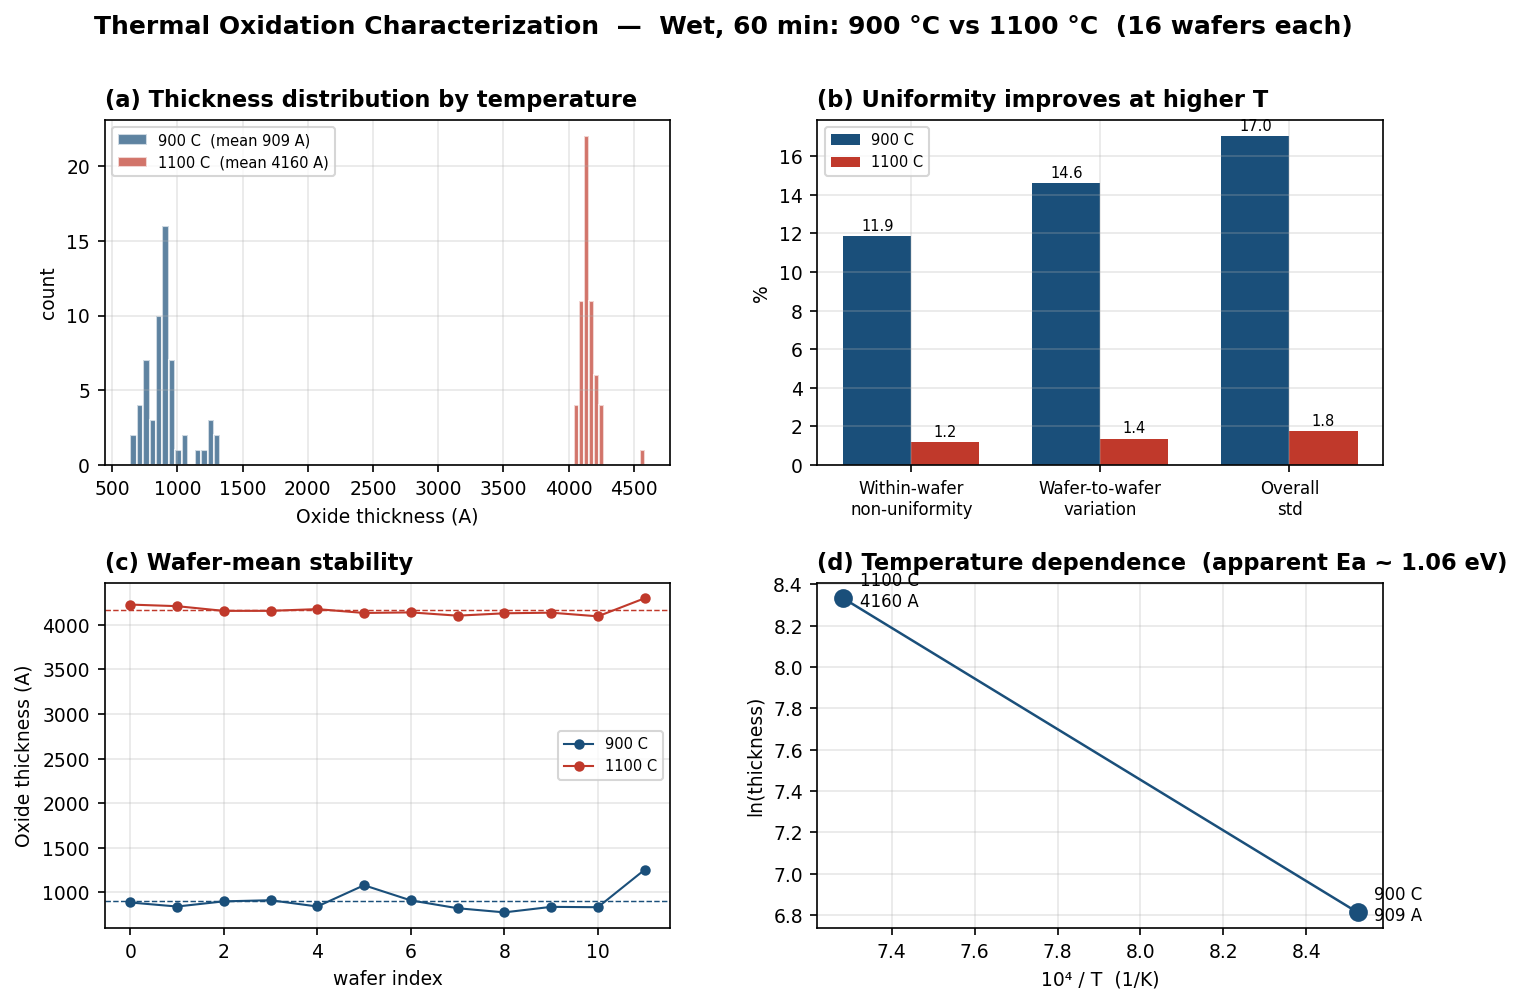

Recreate this plot in Python.
"""
Thermal Oxidation Process Characterization  —  Temperature Study
Wet oxidation, 60 min, two conditions: 900 C and 1100 C  |  16 wafers each, 5-pt maps

Loads both tool exports, screens goodness-of-fit, and compares:
  - mean thickness & temperature dependence (apparent activation energy)
  - within-wafer non-uniformity (WIWNU) and wafer-to-wafer (W2W) variation
  - process capability, outliers, and the reaction- vs diffusion-limited signature
Author: Izaiah Thigpen
"""
import re, numpy as np, matplotlib.pyplot as plt
from matplotlib import gridspec

DATA = [("ox.txt", 900), ("ox1100.txt", 1100)]   # (tool export, temperature C)
GOF_MIN = 0.98
C = '#1a4f7a'; C2 = '#c0392b'
ptp = lambda a: float(np.max(a) - np.min(a))

def load(path):
    rows = []
    for ln in open(path):
        thk = re.search(r'^\s*\d+\s+([\d.]+)', ln)
        gofm = re.search(r'([\d.]+)\s+(?:SiO2 on Si|Si02_dwp)', ln)   # GOF sits right before the recipe
        wid = re.search(r'(A\d+)_(\d+)', ln)
        if thk and gofm and wid:
            rows.append(dict(wafer=int(wid.group(1)[1:]), pos=int(wid.group(2)),
                             thk=float(thk.group(1)), gof=float(gofm.group(1))))
    return rows

def stats(rows):
    clean = [r for r in rows if 0.98 <= r['gof'] <= 1.0]   # reject bad fits AND invalid GOF>1
    t = np.array([r['thk'] for r in clean])
    wm, wiw = [], []
    for w in sorted({r['wafer'] for r in clean}):
        tt = np.array([r['thk'] for r in clean if r['wafer'] == w])
        wm.append(tt.mean()); wiw.append(100 * ptp(tt) / (2 * tt.mean()))
    wm = np.array(wm)
    return dict(n=len(clean), rej=len(rows) - len(clean), t=t, mean=t.mean(),
                std=t.std(ddof=1), wiwnu=float(np.mean(wiw)), wiwnu_max=float(np.max(wiw)),
                w2w=100 * wm.std(ddof=1) / wm.mean(), wm=wm, wafers=sorted({r['wafer'] for r in clean}))

res = {T: stats(load(f)) for f, T in DATA}

print(f"{'condition':>14} | {'n':>3} {'rej':>3} | {'mean(A)':>8} {'std%':>5} | {'WIWNU%':>6} {'W2W%':>5}")
for T in (900, 1100):
    s = res[T]
    print(f"{T:>10} C   | {s['n']:>3} {s['rej']:>3} | {s['mean']:>8.0f} {100*s['std']/s['mean']:>5.1f} | "
          f"{s['wiwnu']:>6.1f} {s['w2w']:>5.1f}")

# temperature dependence -> apparent activation energy (2-point)
k = 8.617e-5
T1, T2 = 900 + 273.15, 1100 + 273.15
x1, x2 = res[900]['mean'], res[1100]['mean']
Ea = k * np.log(x2 / x1) / (1 / T1 - 1 / T2)
print(f"\nThickness ratio (1100/900): {x2/x1:.2f}x  ->  apparent Ea ~ {Ea:.2f} eV (2-point estimate)")

# -------------------------------------------------------------- figure
plt.rcParams.update({'font.size': 9, 'axes.grid': True, 'grid.alpha': .3})
fig = plt.figure(figsize=(11, 7))
gs = gridspec.GridSpec(2, 2, hspace=.34, wspace=.26)

# (a) thickness distributions (log-friendly, two panels stacked via twin)
ax = fig.add_subplot(gs[0, 0])
for T, col in ((900, C), (1100, C2)):
    ax.hist(res[T]['t'], bins=14, alpha=.7, color=col, edgecolor='w',
            label=f'{T} C  (mean {res[T]["mean"]:.0f} A)')
ax.set_title('(a) Thickness distribution by temperature', loc='left', fontweight='bold')
ax.set_xlabel('Oxide thickness (A)'); ax.set_ylabel('count'); ax.legend(fontsize=7)

# (b) uniformity comparison
ax = fig.add_subplot(gs[0, 1])
labels = ['Within-wafer\nnon-uniformity', 'Wafer-to-wafer\nvariation', 'Overall\nstd']
x = np.arange(len(labels)); w = .36
v900 = [res[900]['wiwnu'], res[900]['w2w'], 100*res[900]['std']/res[900]['mean']]
v1100 = [res[1100]['wiwnu'], res[1100]['w2w'], 100*res[1100]['std']/res[1100]['mean']]
ax.bar(x - w/2, v900, w, color=C, label='900 C')
ax.bar(x + w/2, v1100, w, color=C2, label='1100 C')
for i, (a, b) in enumerate(zip(v900, v1100)):
    ax.text(i - w/2, a + .3, f'{a:.1f}', ha='center', fontsize=7)
    ax.text(i + w/2, b + .3, f'{b:.1f}', ha='center', fontsize=7)
ax.set_xticks(x); ax.set_xticklabels(labels, fontsize=8)
ax.set_ylabel('%'); ax.set_title('(b) Uniformity improves at higher T', loc='left', fontweight='bold')
ax.legend(fontsize=7)

# (c) wafer-mean control charts (both)
ax = fig.add_subplot(gs[1, 0])
for T, col in ((900, C), (1100, C2)):
    wm = res[T]['wm']
    ax.plot(range(len(wm)), wm, 'o-', color=col, ms=4, lw=1, label=f'{T} C')
    ax.axhline(wm.mean(), color=col, ls='--', lw=.7)
ax.set_title('(c) Wafer-mean stability', loc='left', fontweight='bold')
ax.set_ylabel('Oxide thickness (A)'); ax.set_xlabel('wafer index'); ax.legend(fontsize=7)

# (d) temperature dependence / Arrhenius
ax = fig.add_subplot(gs[1, 1])
invT = np.array([1e4 / T1, 1e4 / T2]); lnx = np.log([x1, x2])
ax.plot(invT, lnx, 'o', color=C, ms=8)
ax.plot(invT, lnx, '-', color=C, lw=1.2)
for xt, yt, T in zip(invT, lnx, (900, 1100)):
    ax.annotate(f'{T} C\n{np.exp(yt):.0f} A', (xt, yt), textcoords='offset points',
                xytext=(8, -4), fontsize=8)
ax.set_title(f'(d) Temperature dependence  (apparent Ea ~ {Ea:.2f} eV)', loc='left', fontweight='bold')
ax.set_xlabel('10\u2074 / T  (1/K)'); ax.set_ylabel('ln(thickness)')

fig.suptitle('Thermal Oxidation Characterization  \u2014  Wet, 60 min: 900 \u00b0C vs 1100 \u00b0C  (16 wafers each)',
             fontweight='bold', fontsize=12, y=.98)
fig.savefig('oxide_temperature_study.png', dpi=150, bbox_inches='tight')
print('\nsaved oxide_temperature_study.png')
